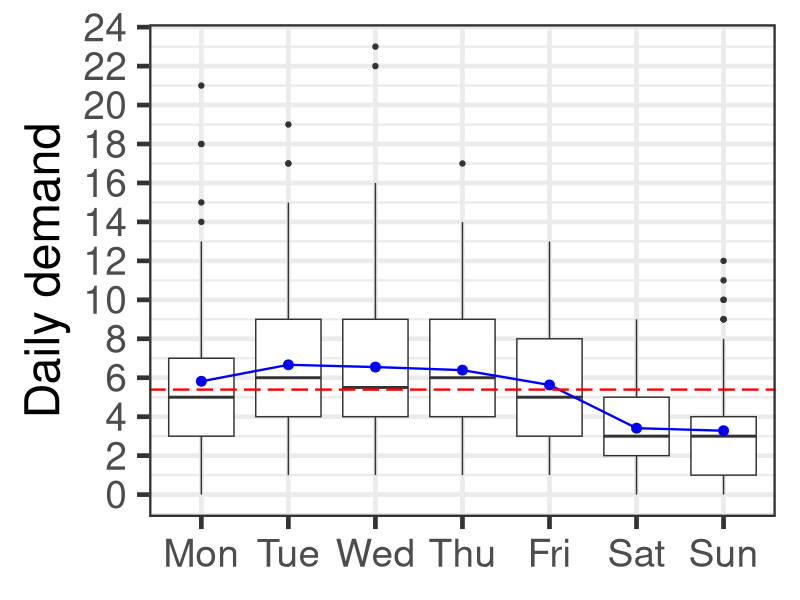
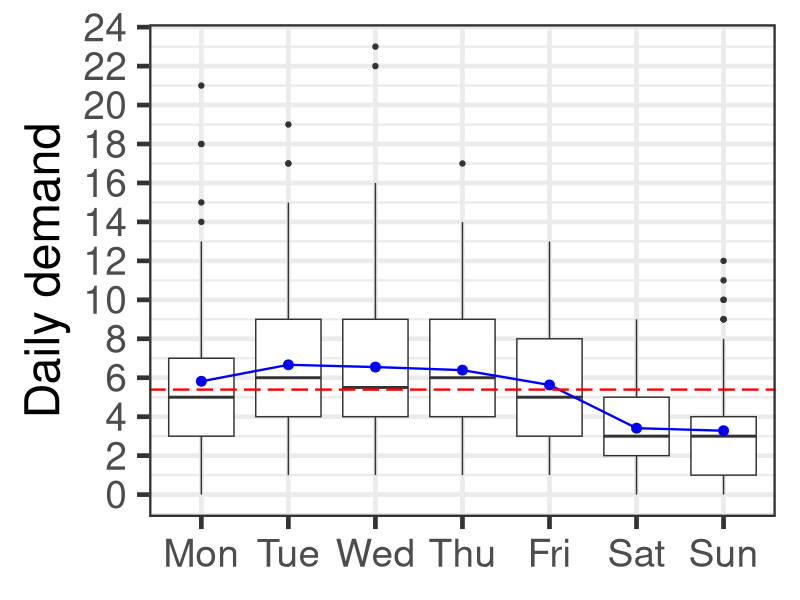

R code for these plots, in order:
# Load required libraries
library(lubridate) # For working with dates
library(dplyr)    # For data manipulation
library(ggplot2)  # For data visualization

#############################################
########### Simulate Data ###################
#############################################

# Define size and prob parameters for each day of the week
size <- c(3.497361, 10.985837, 7.183407, 11.064622, 5.930222, 5.473242, 2.193797)
prob <- c(
  size[1] / (size[1] + 5.660569),
  size[2] / (size[2] + 6.922555),
  size[3] / (size[3] + 6.504332),
  size[4] / (size[4] + 6.165049),
  size[5] / (size[5] + 5.816060),
  size[6] / (size[6] + 3.326408),
  size[7] / (size[7] + 3.426814)
)

# Generate the sequence of dates
dates <- seq(as.Date("2015-01-01"), as.Date("2016-12-31"), by = "day")

# Map days of the week to indices (Monday = 1, Sunday = 7)
day_indices <- wday(dates, week_start = 1)

# Generate random demand for each day
set.seed(123) # For reproducibility
demand <- sapply(day_indices, function(day) {
  rnbinom(1, size = size[day], prob = prob[day])
})

# Combine dates and demands into a data frame
result <- data.frame(Date = dates, Demand = demand)

#############################################

# Add a column for day of the week and reorder levels for proper plotting order
result$day <- wday(result$Date, label = TRUE)
result <- within(result, day <- factor(day, levels = c("Mon", "Tue", "Wed", "Thu", "Fri", "Sat", "Sun")))

# Calculate the overall mean of daily demand
dMean <- result %>%
  summarise(MN = mean(Demand))

# Calculate the mean demand for each day of the week
DOWMean <- result %>%
  group_by(day) %>%
  summarise(MN = mean(Demand), .groups = 'drop')

# Define custom plot colors and transparency
color <- c("Black", "Black")
alpha_color <- c(1, 1)
alpha_fill <- c(0.6, 0.2)

# Save the plot as a PDF with a custom size of 14 x 7.5 inches
result %>%
  ggplot(mapping = aes(x = day, y = Demand)) +
  # Boxplot for daily Demands
  geom_boxplot() +
  # Add mean points for each day of the week
  geom_point(data = DOWMean,
             mapping = aes(x = day, y = MN),
             color = "blue", size = 3) +
  # Line connecting the mean points
  geom_line(data = DOWMean,
            mapping = aes(x = day, y = MN, group = 1),
            color = "blue", size = 0.8) +
  # Horizontal line for overall mean
  geom_hline(data = dMean, aes(yintercept = MN),
             linetype = 'longdash', colour = "red", size = 0.8) +
  # Clean white background and customize font size
  theme_bw(base_size = 35) +
  theme(axis.title.x = element_blank()) +
  # Customize y-axis scale
  scale_y_continuous(breaks = seq(0, 30, 2)) +
  ylab("Daily demand") +
  # Remove legend
  theme(legend.position = 'none') +
  # Apply custom color scales with transparency
  scale_fill_manual(values = alpha(color, alpha_fill)) +
  scale_color_manual(values = alpha(color, alpha_color))

# Save the plot as a PDF
ggsave("Figure 11 - Simulated.pdf", width = 14, height = 7.5, units = "in")
